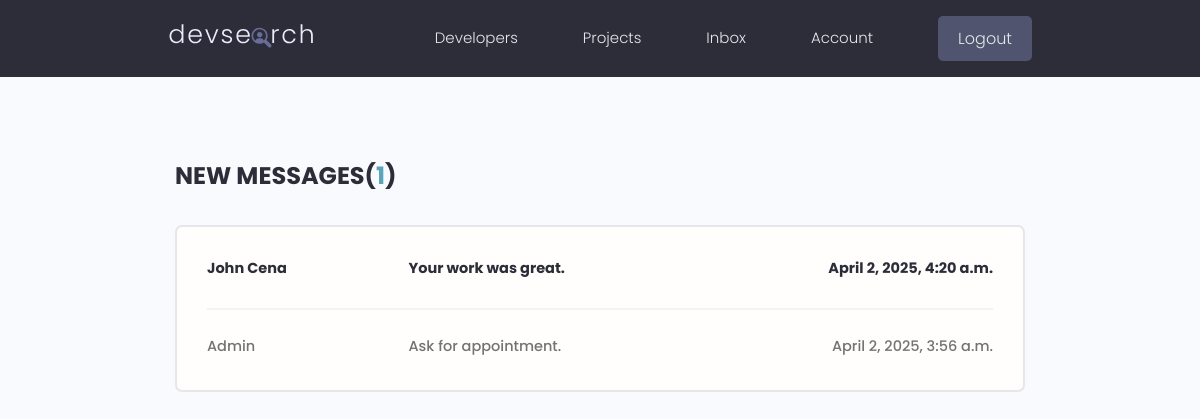
The app's page /inbox/ (signed in), older data.
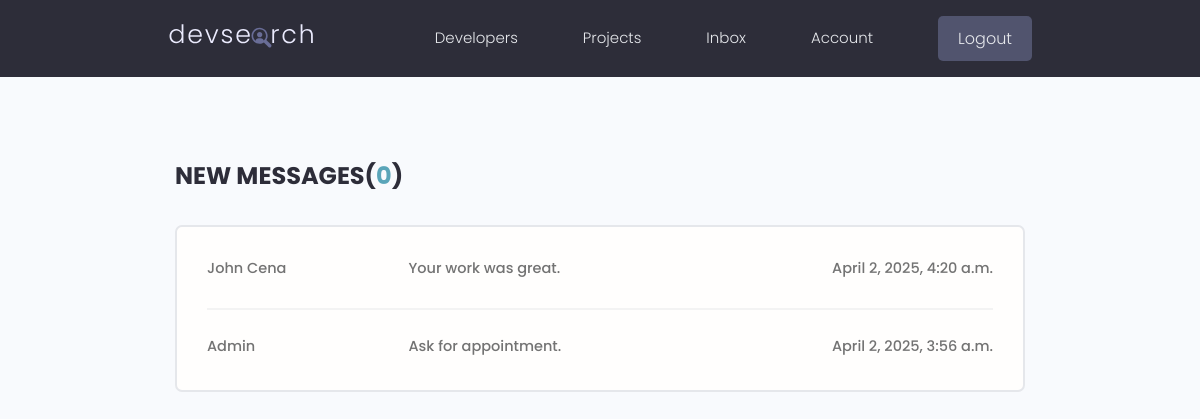
The same page, newer data.
### users/models.py (models this page shows, shortened)
class Message(models.Model):
    sender = models.ForeignKey(Profile, on_delete=models.SET_NULL,null=True, blank=True)
    recipient = models.ForeignKey(Profile, on_delete=models.SET_NULL, null=True,blank=True, related_name="messages")
    name = models.CharField(max_length=200, null=True, blank=True)
    email = models.EmailField(max_length=200, null=True, blank=True)
    subject = models.CharField(max_length=200, null=True, blank=True)
    body = models.TextField()
    is_read = models.BooleanField(default=False, null=True) #IF THE MESSAGE IS JUST SENT, ITS GONNA BE BY DEFAULT FALSE.
    created = models.DateTimeField(auto_now_add=True)
    id = models.UUIDField(default=uuid.uuid4, unique=True,
                           primary_key=True, editable=False)
    class Meta:
        ordering = ['is_read', '-created']

### users/views.py (the view)
# urls.py: path('inbox/', views.inbox, name="inbox"),
@login_required(login_url='login')
def inbox(request):
    profile = request.user.profile #1ST GET THE LOGGED IN USER.
    messageRequest = profile.messages.all()
    unreadCount = messageRequest.filter(is_read=False).count()
    context = {'messageRequest':messageRequest, 'unreadCount':unreadCount}
    return render(request, 'users/inbox.html', context)

### users/templates/users/inbox.html
{% extends 'main.html' %}
{% load static %}
{% block content1 %}
  <main class="inbox my-xl">
    <div class="content-box">
      <h3 class="inbox__title">New Messages(<span>{{unreadCount}}</span>)</h3>
      <ul class="messages">
        {% for message in messageRequest %}
        {% if message.is_read == False %}
          <li class="message message--unread">
        {% else %}
          <li class="message">
        {% endif %}
          <a href="{% url 'message' message.id %}">
            <span class="message__author" href = "#" >{{message.name}}</span>
            <span class="message__subject"  >{{message.subject}}</span>
            <span class="message__date">{{message.created}}</span>
          </a>
        </li>
        {% endfor %}
      </ul>
    </div>
  </main>
{% endblock content1 %}

Row changes from the older to the newer data that the page shows:
changed Message "John Cena": is_read False → True (drawn)
Text that changed along with them:
{{ unreadCount }}: "1" → "0"
